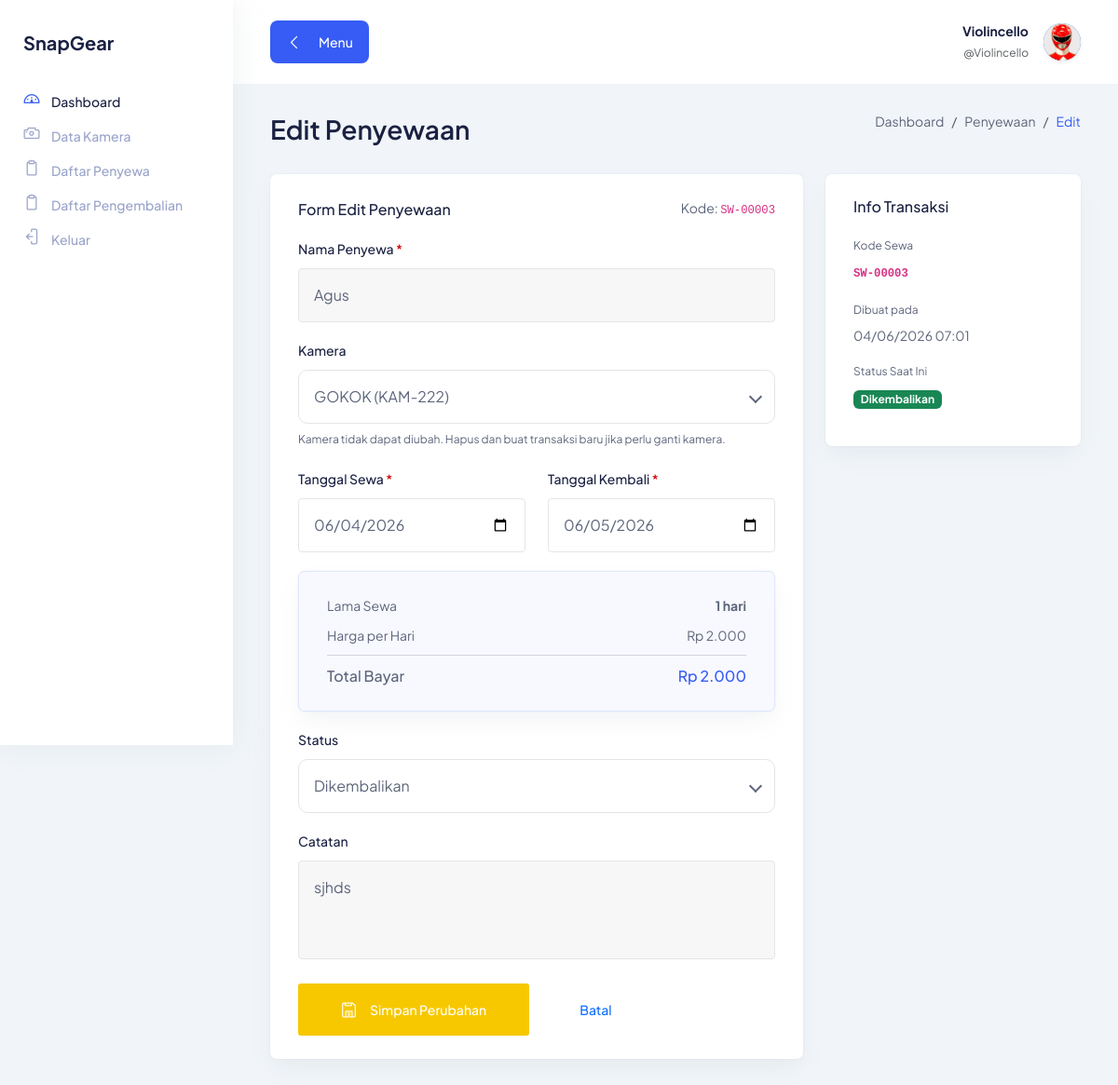
Page /edit_penyewaan.php?id=3 (signed in) on the committed database.
### tables this page shows
CREATE TABLE `penyewaan` (
  `id` int(11) NOT NULL,
  `kode_sewa` varchar(20) NOT NULL,
  `nama_penyewa` varchar(100) NOT NULL,
  `id_kamera` int(11) NOT NULL,
  `tanggal_sewa` date NOT NULL,
  `tanggal_kembali` date NOT NULL,
  `lama_sewa` int(11) NOT NULL DEFAULT 1,
  `total_bayar` decimal(12,2) NOT NULL DEFAULT 0.00,
  `status` enum('dipinjam','dikembalikan','terlambat') DEFAULT 'dipinjam',
  `catatan` text DEFAULT NULL,
  `created_at` timestamp NOT NULL DEFAULT current_timestamp()
);

CREATE TABLE `kamera` (
  `id` int(11) NOT NULL,
  `kode_kamera` varchar(20) NOT NULL,
  `nama_kamera` varchar(100) NOT NULL,
  `merk` varchar(50) DEFAULT NULL,
  `tipe` varchar(50) DEFAULT NULL,
  `harga_sewa` decimal(10,2) NOT NULL DEFAULT 0.00,
  `stok` int(11) NOT NULL DEFAULT 1,
  `deskripsi` text DEFAULT NULL,
  `status` enum('tersedia','disewa','rusak') DEFAULT 'tersedia',
  `created_at` timestamp NOT NULL DEFAULT current_timestamp()
);

### edit_penyewaan.php (the view, shortened to what this page needs)
<?php
require_once 'koneksi.php';
$id   = isset($_GET['id']) ? (int) $_GET['id'] : 0;
$data = $conn->query("SELECT p.*, k.harga_sewa FROM penyewaan p JOIN kamera k ON p.id_kamera = k.id WHERE p.id = $id")->fetch_assoc();
$kamera_list = $conn->query("SELECT id, kode_kamera, nama_kamera, harga_sewa FROM kamera ORDER BY nama_kamera");
?>
<!DOCTYPE html>
<html lang="id">
<head>
  <link rel="stylesheet" href="assets/css/bootstrap.min.css"/>
  <link rel="stylesheet" href="assets/css/lineicons.css"/>
  <link rel="stylesheet" href="assets/css/materialdesignicons.min.css"/>
  <link rel="stylesheet" href="assets/css/main.css"/>
</head>
<body>
<?php include 'partials/sidebar.php'; ?>
<main class="main-wrapper">
  <?php include 'partials/topbar.php'; ?>
  <section class="section">
    <div class="container-fluid">
      <div class="title-wrapper pt-30">
        <div class="row align-items-center">
          <div class="col-md-6">
            <div class="title"><h2>Edit Penyewaan</h2></div>
          </div>
          <div class="col-md-6">
            <div class="breadcrumb-wrapper">
              <nav aria-label="breadcrumb">
                <ol class="breadcrumb">
                  <li class="breadcrumb-item"><a href="main.php">Dashboard</a></li>
                  <li class="breadcrumb-item"><a href="penyewaan.php">Penyewaan</a></li>
                  <li class="breadcrumb-item active">Edit</li>
                </ol>
              </nav>
            </div>
          </div>
        </div>
      </div>
      <div class="row">
        <div class="col-lg-8">
          <div class="card-style mb-30">
            <div class="d-flex justify-content-between align-items-center mb-20">
              <h6 class="text-medium">Form Edit Penyewaan</h6>
              <span class="text-sm text-gray">Kode: <code><?= htmlspecialchars($data['kode_sewa']) ?></code></span>
            </div>
            <form method="POST" action="">
              <div class="input-style-1 mb-20">
                <label>Nama Penyewa <span class="text-danger">*</span></label>
                <input type="text" name="nama_penyewa"
                       value="<?= htmlspecialchars($data['nama_penyewa']) ?>">
              </div>
              <div class="select-style-1 mb-20">
                <label>Kamera</label>
                <div class="select-position">
                  <select name="id_kamera" disabled>
                    <?php
                    while ($k = $kamera_list->fetch_assoc()):
                    ?>
                    <option value="<?= $k['id'] ?>" <?= $k['id'] == $data['id_kamera'] ? 'selected':'' ?>>
                      <?= htmlspecialchars($k['nama_kamera']) ?> (<?= $k['kode_kamera'] ?>)
                    </option>
                    <?php endwhile; ?>
                  </select>
                </div>
                <p class="text-xs text-gray mt-1">Kamera tidak dapat diubah. Hapus dan buat transaksi baru jika perlu ganti kamera.</p>
              </div>
              <div class="row">
                <div class="col-md-6">
                  <div class="input-style-1 mb-20">
                    <label>Tanggal Sewa <span class="text-danger">*</span></label>
                    <input type="date" name="tanggal_sewa" id="tanggal_sewa"
                           value="<?= $data['tanggal_sewa'] ?>"
                           onchange="hitungTotal()">
                  </div>
                </div>
                <div class="col-md-6">
                  <div class="input-style-1 mb-20">
                    <label>Tanggal Kembali <span class="text-danger">*</span></label>
                    <input type="date" name="tanggal_kembali" id="tanggal_kembali"
                           value="<?= $data['tanggal_kembali'] ?>"
                           onchange="hitungTotal()">
                  </div>
                </div>
              </div>
              <div id="preview-hitung" class="card-style mb-20" style="background:#f8f9ff;border:1px solid #e0e7ff;">
                <div class="d-flex justify-content-between">
                  <span class="text-sm text-gray">Lama Sewa</span>
                  <span class="text-sm text-bold" id="prev-lama"><?= $data['lama_sewa'] ?> hari</span>
                </div>
                <div class="d-flex justify-content-between mt-10">
                  <span class="text-sm text-gray">Harga per Hari</span>
                  <span class="text-sm" id="prev-harga">Rp <?= number_format($data['harga_sewa'],0,',','.') ?></span>
                </div>
                <hr style="margin:10px 0;">
                <div class="d-flex justify-content-between">
                  <span class="text-medium">Total Bayar</span>
                  <span class="text-medium text-bold" id="prev-total" style="color:#365CF5;">
                    Rp <?= number_format($data['total_bayar'],0,',','.') ?>
                  </span>
                </div>
              </div>
              <div class="select-style-1 mb-20">
                <label>Status</label>
                <div class="select-position">
                  <select name="status">
                    <option value="dikembalikan" <?= $data['status']=='dikembalikan' ? 'selected':'' ?>>Dikembalikan</option>
                  </select>
                </div>
              </div>
              <div class="input-style-1 mb-20">
                <label>Catatan</label>
                <textarea name="catatan" rows="3"><?= htmlspecialchars($data['catatan'] ?? '') ?></textarea>
              </div>
              <div class="d-flex gap-2">
                <button type="submit" class="main-btn warning-btn btn-hover">
                  <i class="lni lni-save me-1"></i> Simpan Perubahan
                </button>
                <a href="penyewaan.php" class="main-btn deactive-btn-2">Batal</a>
              </div>
            </form>
          </div>
        </div>
        <div class="col-lg-4">
          <div class="card-style mb-30">
            <h6 class="mb-20 text-medium">Info Transaksi</h6>
            <div class="mb-15">
              <p class="text-xs text-gray mb-1">Kode Sewa</p>
              <p class="text-sm text-bold"><code><?= htmlspecialchars($data['kode_sewa']) ?></code></p>
            </div>
            <div class="mb-15">
              <p class="text-xs text-gray mb-1">Dibuat pada</p>
              <p class="text-sm"><?= date('d/m/Y H:i', strtotime($data['created_at'])) ?></p>
            </div>
            <div class="mb-15">
              <p class="text-xs text-gray mb-1">Status Saat Ini</p>
              <?php if ($data['status'] == 'dipinjam'): ?>
                <span class="badge bg-warning text-dark">Dipinjam</span>
              <?php elseif ($data['status'] == 'dikembalikan'): ?>
                <span class="badge bg-success">Dikembalikan</span>
              <?php else: ?>
                <span class="badge bg-danger">Terlambat</span>
              <?php endif; ?>
            </div>
          </div>
        </div>
      </div>
    </div>
  </section>
</main>
</body>
</html>

### rows in the picture
penyewaan: kode_sewa "SW-00003", nama_penyewa "Agus", id_kamera "GOKOK (KAM-222)", tanggal_sewa "06/04/2026", tanggal_kembali "06/05/2026", lama_sewa "1", id_kamera.harga_sewa "2.000", total_bayar "2.000", status "Dikembalikan", catatan "sjhds", created_at "04/06/2026 07:01"

### other values in the picture
$_SESSION['nama_lengkap'] "Violincello"
$_SESSION['username'] "Violincello"
